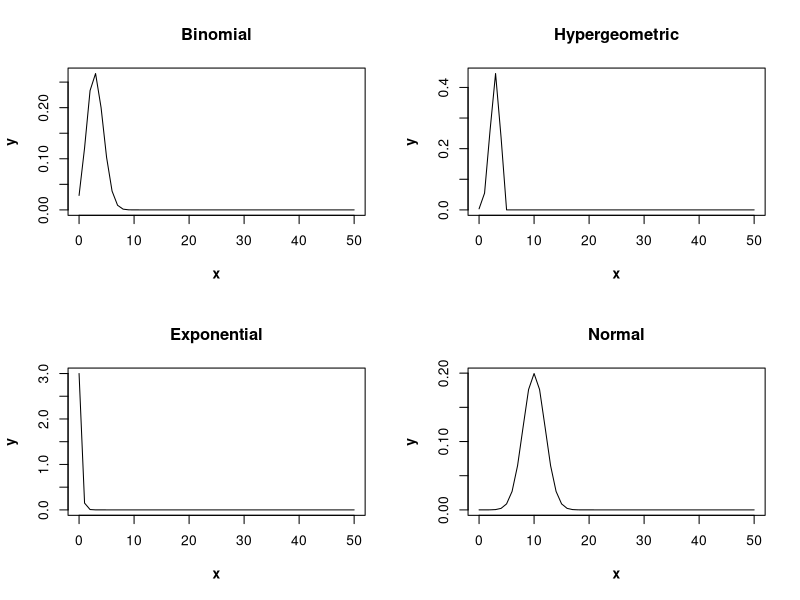

R code for this plot:
# Will Zywiec
#
# Johns Hopkins University
# Statistical Methods and Data Analysis
# Module 3 Assignment

rm(list = ls())			# clear objects
graphics.off()			# close graphics windows

par(font.lab = 2)		# bold axis labels
par(mfrow = c(2, 2))	# 4 graphs arranged in 2 rows and 2 columns

# Binomial (10, 0.3)
x <- seq(0, 50, by = 1)
y <- dbinom(x, size = 10, prob = 0.3)
plot(x, y, main = "Binomial", type = "l")

# Hypergeometric (20, 8, 4)
y2 <- dhyper(x, 20, 8, 4)
plot(x, y2, main = "Hypergeometric", type = "l", ylab = "y")

# Exponential (3, 0)
y3 <- dexp(x, rate = 3)
plot(x, y3, main = "Exponential", type = "l", ylab = "y")

# Normal (10, 2)
y4 <- dnorm(x, mean = 10, sd = 2)
plot(x, y4, main = "Normal", type = "l", ylab = "y")

# Binomial, Hypergeometric P(X = 4)
y5 <- dbinom(4, size = 10, prob = 0.3)
y6 <- dhyper(4, 20, 8, 4)

# Exponential, Normal P(X < 8)
y7 <- pexp(8, rate = 3)
y8 <- pnorm(8, mean = 10, sd = 2, lower.tail = TRUE)

cat("Binomial P(X = 4) = ", y5)
cat("Hypergeometric P(X = 4) = ", y6)
cat("Exponential P(X < 8) = ", y7)
cat("Normal P(X < 8) = ", y8)
